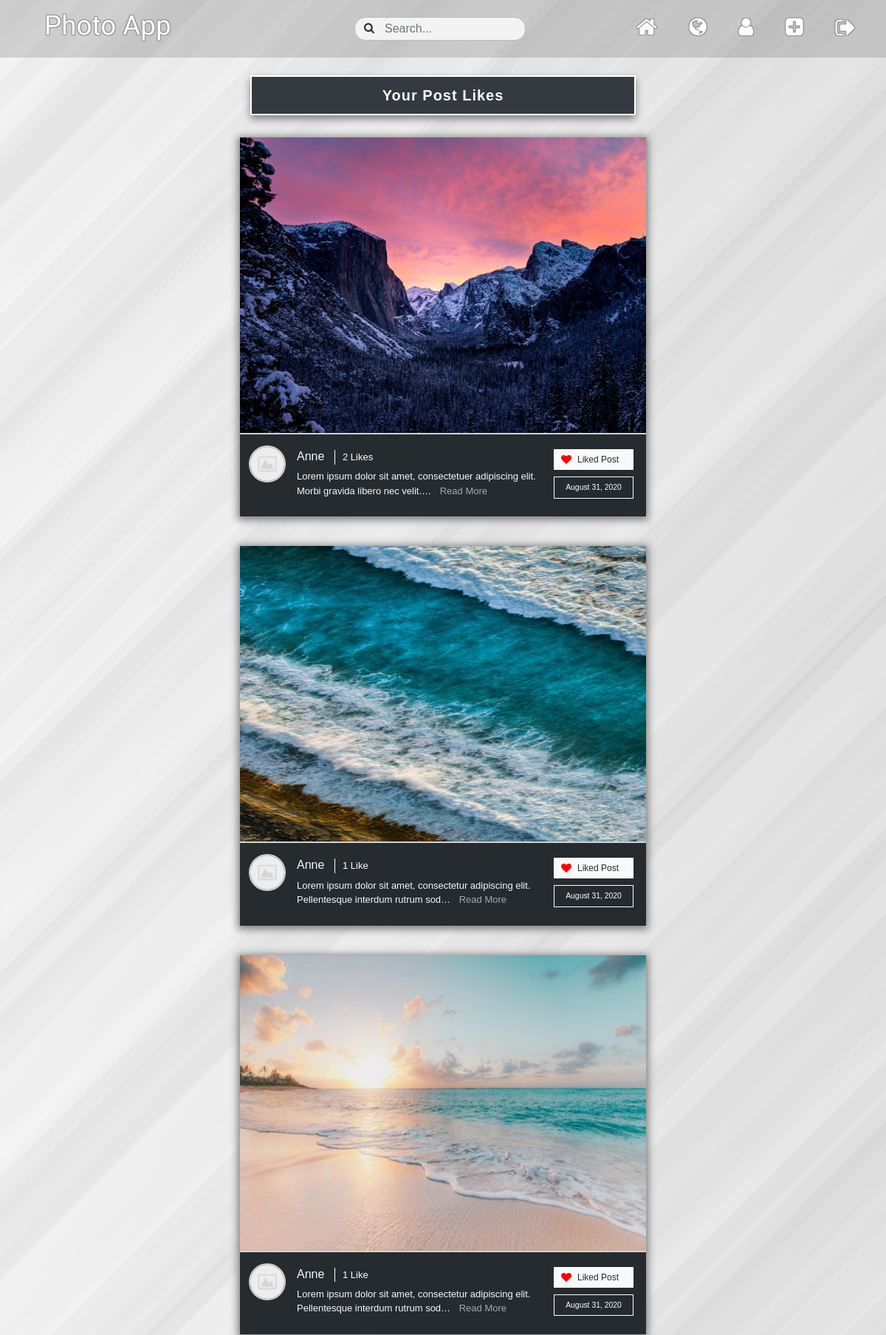
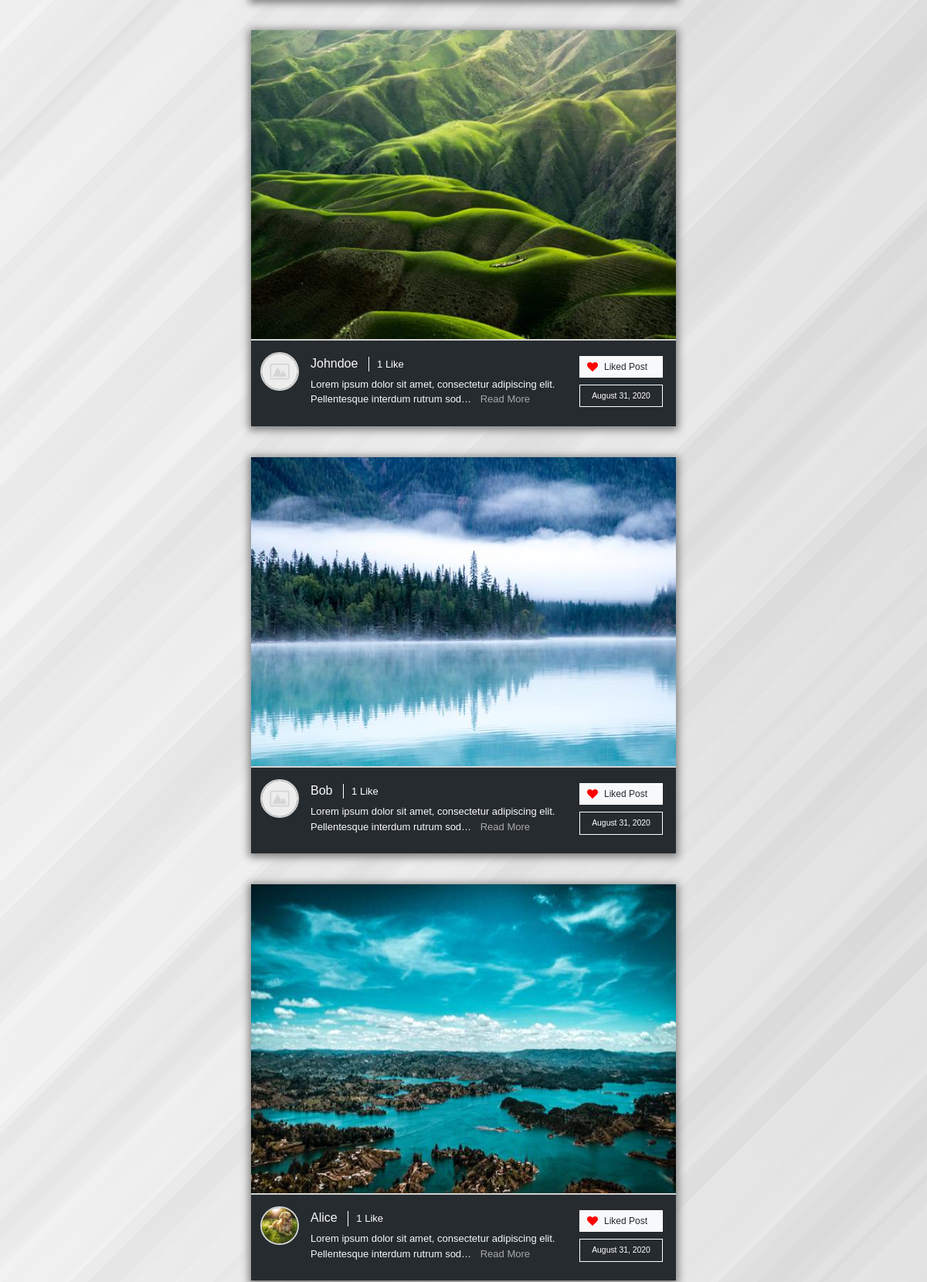
The page /post-likes-list/ (signed in, upper part) on the database its author committed (2 pictures, top to bottom).
### photo_sharing/models.py (models this page shows, shortened)
class Post(models.Model):
    user = models.ForeignKey(User, on_delete=models.CASCADE)
    image = models.ImageField(upload_to='post-images')
    description = models.TextField()
    date_created = models.DateTimeField(auto_now_add=True)

### users/models.py (models this page shows, shortened)
class Profile(models.Model):
    user = models.OneToOneField(User, on_delete=models.CASCADE)
    image = models.ImageField(default='default.jpg', upload_to='profile-image')
    bio = models.CharField(max_length=150)
    following = models.ManyToManyField(User, related_name='followers')

### photo_sharing/views.py (the view)
# urls.py: path('post-likes-list/', views.post_likes_list, name='post-likes-list')
@login_required
def post_likes_list(request):
    post_likes = list(PostLike.objects.filter(user=request.user).values('post_id').all())
    post_likes = list(map(lambda item: item['post_id'], post_likes))
    posts = Post.objects.filter(id__in=post_likes).all().order_by('-date_created')
    return render(request, "photo_sharing/post_likes_list.html", {
        "posts": posts,
        "post_likes": list(PostLike.objects.filter(user=request.user).values_list('post_id', flat=True).all())
    })

### users/context_processors.py (called while the page is built)
def isFollowing(request):
    if (request.user.username):
        following_list = list(Profile.objects.get(user=request.user).following.all())
    else:
        following_list = 0
    return {
        'following_list': following_list
    }

### photo_sharing/templates/photo_sharing/post_likes_list.html (shortened to what this page needs)
{% extends 'photo_sharing/layout.html' %}
{% block content %}
{% load static %}
<div class='custom_row'>
<div class='center-col'>
    <div id='liked-posts-list'>
        <br>
        <div class='text-center'>
            <div class="page-title home-title">
                Your Post Likes
            </div>
        </div>
        {% for post in posts %}
            <div class="row no-gutters justify-content-center home">
                <div class="col-12 post-block">
                    <div class='post-image'>
                        <img src="{{ post.image.url }}" alt="Post Image">
                    </div>
                    <div class='post-description-section'>
                        <div class='post-user-image'>
                            <img src="{{ post.user.profile.image.url }}" alt="User Profile Image">
                        </div>
                        <div class='post-description'>
                            <a class='username-link' href="{% url 'profile' post.user.username %}"><h6>{{ post.user.username|title }}</h6></a>
                                <div class='likes'><a href="{% url 'likes-list' post.id %}"><p>
                                    {% if post.postlike_set.all.count > 0 %}
                                    <span class="likes-count">{{ post.postlike_set.all.count }}</span>
                                    {% else %}
                                    <span class="likes-count likes-hidden">0</span>
                                    {% endif %}
                                    {% if post.postlike_set.all.count == 1 %}
                                    <span id="like-title"> Like</span>
                                    {% elif post.postlike_set.all.count > 1 %}
                                    <span id="like-title"> Likes</span>
                                    {% else %}
                                    <span class='likes-hidden' id="like-title"> Like</span>
                                    {% endif %}
                                    </p></a></div>
                            <p class='post-p'><span class='post-text' data-description='{{ post.description|capfirst }}'>{{ post.description|capfirst|truncatechars:90 }}</span> {% if post.description|length > 90 %} <button class='post-read-more-btn'>Read More</button> {% endif %} </p>
                            {% if post.id not in post_likes %}
                            <a href="{% url 'post-like' post.id %}" data-id="{{post.id}}" class='like-btn'><p><i class="fa fa-heart" aria-hidden="true"></i>Like Post</p></a>
                            {% else %}
                            <a href="{% url 'post-like' post.id %}" data-id="{{post.id}}" class='like-btn liked'><p><i class="fa fa-heart" aria-hidden="true"></i>Liked Post</p></a>
                            {% endif %}
                            <p class='post-date'>{{ post.date_created|date:'F d, Y' }}</p>
                        </div>
                    </div>
                </div>
            </div>
        {% empty %}
        <div class='bg-dark text-white py-3 px-4 mt-4'>Your feed is empty. Begin following people to see their posts here.</div>
        {% endfor %}
    </div>
</div>
</div>
{% endblock %}

### photo_sharing/static/photo_sharing/main.css (style rules this page uses)
body { background-image: repeating-linear-gradient(135deg, rgba(128, 128, 128, 0.03) 0px, rgba(128, 128, 128, 0.03) 36px,rgba(119, 119, 119, 0.03) 36px, rgba(119, 119, 119, 0.03) 58px,rgba(198, 198, 198, 0.03) 58px, rgba(198, 198, 198, 0.03) 79px,rgba(15, 15, 15, 0.03) 79px, rgba(15, 15, 15, 0.03) 108px,rgba(146, 146, 146, 0.03) 108px, rgba(146, 146, 146, 0.03) 120px,rgba(135, 135, 135, 0.03) 120px, rgba(135, 135, 135, 0.03) 160px,rgba(98, 98, 98, 0.03) 160px, rgba(98, 98, 98, 0.03) 202px,rgba(197, 197, 197, 0.03) 202px, rgba(197, 197, 197, 0.03) 223px),repeating-linear-gradient(135deg, rgba(146, 146, 146, 0.03) 0px, rgba(146, 146, 146, 0.03) 48px,rgba(148, 148, 148, 0.03) 48px, rgba(148, 148, 148, 0.03) 92px,rgba(187, 187, 187, 0.03) 92px, rgba(187, 187, 187, 0.03) 124px,rgba(127, 127, 127, 0.03) 124px, rgba(127, 127, 127, 0.03) 137px,rgba(123, 123, 123, 0.03) 137px, rgba(123, 123, 123, 0.03) 156px,rgba(7, 7, 7, 0.03) 156px, rgba(7, 7, 7, 0.03) 198px,rgba(140, 140, 140, 0.03) 198px, rgba(140, 140, 140, 0.03) 224px,rgba(167, 167, 167, 0.03) 224px, rgba(167, 167, 167, 0.03) 249px),repeating-linear-gradient(135deg, rgba(118, 118, 118, 0.03) 0px, rgba(118, 118, 118, 0.03) 11px,rgba(69, 69, 69, 0.03) 11px, rgba(69, 69, 69, 0.03) 38px,rgba(202, 202, 202, 0.03) 38px, rgba(202, 202, 202, 0.03) 63px,rgba(213, 213, 213, 0.03) 63px, rgba(213, 213, 213, 0.03) 100px,rgba(238, 238, 238, 0.03) 100px, rgba(238, 238, 238, 0.03) 122px,rgba(221, 221, 221, 0.03) 122px, rgba(221, 221, 221, 0.03) 139px,rgba(34, 34, 34, 0.03) 139px, rgba(34, 34, 34, 0.03) 168px,rgba(52, 52, 52, 0.03) 168px, rgba(52, 52, 52, 0.03) 198px),linear-gradient(90deg, rgb(248, 248, 248),rgb(233, 233, 233)); background-position: center; background-repeat: no-repeat; background-size: cover; background-attachment: fixed; font-family: Helvetica, sans-serif; color: #f8f9fa; min-height: 100vh; }
.custom_row { display: grid; grid-template-columns: 25% 50% 25%; max-width: 1375px; margin: auto; }
@media (max-width: 1200px) { .custom_row { display: block; } }
.home-title { font-size: 1.25rem !important; }
.home .post-image { width: 100%; height: 400px; }
.home .post-image img { height: 100%; width: 100%; }
.home .post-description { font-size: 13px; margin: 5px 5px 5px 15px; position: relative; padding-right: 120px; padding-bottom: 5px; width: 100%; min-height: 68px; display: inline-block; max-height: 80px; overflow-y: scroll; }
.post-text { margin-right: 8px; }
.post-read-more-btn, .view-post-btn { display: inline; padding: 0; background: none; outline: none; border: none; color: darkgrey; }
.home .post-date { top: 37px; right: 0; padding: 6px 0; font-size: 0.65rem; background: #262B2F; text-align: center; border: 1px solid white; color: white; box-sizing: border-box; width: 108px; }
.like-btn { position: absolute; top: 0; right: 0; background: #f8f9fa; color: #262B2F; padding: 4px 24px 4px 9px; font-size: 12px; border: 1px solid white; cursor: pointer; }
.like-btn .fa-heart { margin-right: 10px; font-size: 14px; position: relative; top: 1px; }
.liked { padding: 4px 19px 4px 9px; }
.liked .fa-heart { color: red; margin-right: 8px; }
.likes { display: inline-block; margin-left: 10px; border-left: 1px solid white; padding-left: 10px; }
.likes a { color: white; }
.post-block, .profile-post-block { background: #262B2F; display: flex; flex-direction: column; box-sizing: border-box; margin: 20px; box-shadow: 0px 2px 10px 3px grey; position: relative; width: 370px; }
.post-image { width: 100%; height: 300px; }
.post-image img { height: 100%; width: 100%; }
.post-description-section { display: flex; padding: 15px 12px; border-top: 2px solid lightgrey; }
.post-user-image img { width: 50px; height: 50px; border-radius: 50%; border: 2px solid lightgrey; }
.post-description { font-size: 12px; margin: auto; margin-left: 15px; }
.post-description p { margin-bottom: 0; }
.post-date { display: inline-block; position: absolute; top: 10px; right: 0px; background: #f8f9fa; color: #262B2F; padding: 4px 10px; font-size: 12px; }
.page-title { border: 2px solid white; color: #f8f9fa; background: #343A40; padding: 10px 5px; max-width: 650px; width: 95%; box-shadow: 0px 5px 10px grey; margin: auto; margin-bottom: 10px; font-size: 1.7rem; font-weight: bold; letter-spacing: 1px; }
.username-link { display: inline-block; color: #f8f9fa; }
#liked-posts-list { width: 90%; max-width: 550px; margin: auto; }
.post-description { -ms-overflow-style: none; scrollbar-width: none; }

### rows shown on the page
Post: image (picture), user.profile.image (placeholder picture), user.username "Anne", postlike_set.all.count "2", shows "Likes", description "Lorem ipsum dolor sit amet, consectetuer adipiscing elit. Morbi gravida libero nec velit.…", shows "Read More", date_created "August 31, 2020"
Post: image (picture), user.profile.image (placeholder picture), user.username "Anne", postlike_set.all.count "1", shows "Like", description "Lorem ipsum dolor sit amet, consectetur adipiscing elit. Pellentesque interdum rutrum sod…", shows "Read More", date_created "August 31, 2020"
Post: image (picture), user.profile.image (placeholder picture), user.username "Anne", postlike_set.all.count "1", shows "Like", description "Lorem ipsum dolor sit amet, consectetur adipiscing elit. Pellentesque interdum rutrum sod…", shows "Read More", date_created "August 31, 2020"
Post: image (picture), user.profile.image (placeholder picture), user.username "Johndoe", postlike_set.all.count "1", shows "Like", description "Lorem ipsum dolor sit amet, consectetur adipiscing elit. Pellentesque interdum rutrum sod…", shows "Read More", date_created "August 31, 2020"
Post: image (picture), user.profile.image (placeholder picture), user.username "Bob", postlike_set.all.count "1", shows "Like", description "Lorem ipsum dolor sit amet, consectetur adipiscing elit. Pellentesque interdum rutrum sod…", shows "Read More", date_created "August 31, 2020"
Post: image (picture), user.profile.image (picture), user.username "Alice", postlike_set.all.count "1", shows "Like", description "Lorem ipsum dolor sit amet, consectetur adipiscing elit. Pellentesque interdum rutrum sod…", shows "Read More", date_created "August 31, 2020"
